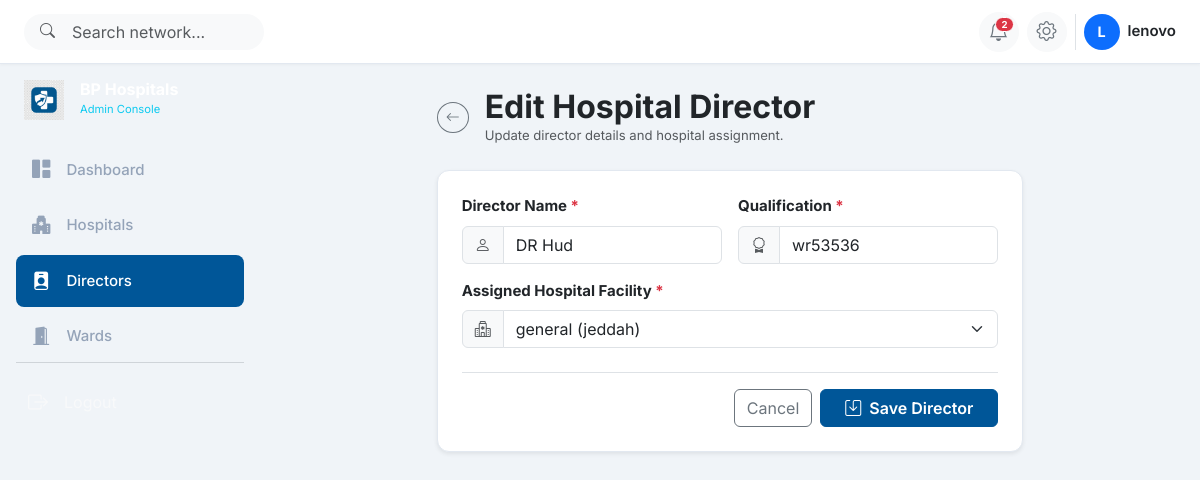
The page /directors/update/1/ (signed in) on the database its author committed.
### directors/models.py (models this page shows, shortened)
class HospitalDirector(models.Model):
    director_id = models.BigAutoField(primary_key=True)
    director_name = models.CharField(
        max_length=150,
        null=False,
        blank=False,
        verbose_name="Director Name",
        help_text="Full name of the medical director (e.g., Dr. Sarah Jenkins)."
    )
    qualification = models.CharField(
        max_length=200,
        null=False,
        blank=False,
        verbose_name="Qualification",
        help_text="Academic/Medical qualifications (e.g., MD, PhD, MHA)."
    )
    hospital = models.OneToOneField(
        Hospital,
        on_delete=models.CASCADE,
        related_name='director',
        null=False,
        blank=False,
        verbose_name="Assigned Hospital",
        help_text="The hospital facility assigned to this director."
    )
    created_at = models.DateTimeField(default=timezone.now, verbose_name="Created At")
    updated_at = models.DateTimeField(auto_now=True, verbose_name="Updated At")
    class Meta:
        verbose_name = "Hospital Director"
        verbose_name_plural = "Hospital Directors"
        ordering = ['-updated_at', 'director_name']

### hospitals/models.py (models this page shows)
class Hospital(models.Model):
    hospital_id = models.BigAutoField(primary_key=True)
    hospital_name = models.CharField(
        max_length=200,
        unique=True,
        null=False,
        blank=False,
        verbose_name="Hospital Name",
        help_text="Unique name of the hospital facility."
    )
    location = models.CharField(
        max_length=255,
        null=False,
        blank=False,
        verbose_name="Location",
        help_text="City/Region location of the hospital."
    )
    founded_year = models.IntegerField(
        null=False,
        blank=False,
        validators=[
            MinValueValidator(1800, message="Founded year cannot be before 1800."),
            MaxValueValidator(current_year(), message="Founded year cannot be in the future.")
        ],
        verbose_name="Founded Year",
        help_text="Year the hospital was established (between 1800 and present)."
    )
    created_at = models.DateTimeField(default=timezone.now, verbose_name="Created At")
    updated_at = models.DateTimeField(auto_now=True, verbose_name="Updated At")
    class Meta:
        verbose_name = "Hospital"
        verbose_name_plural = "Hospitals"
        ordering = ['-updated_at', 'hospital_name']
        constraints = [
            CheckConstraint(
                condition=Q(founded_year__gte=1800) & Q(founded_year__lte=datetime.date.today().year),
                name="check_founded_year_valid"
            )
        ]
    def __str__(self):
        return f"{self.hospital_name} ({self.location})"

### directors/views.py (the view)
# urls.py: path('update/<int:pk>/', DirectorUpdateView.as_view(), name='director_update'),
class DirectorUpdateView(LoginRequiredMixin, SuccessMessageMixin, UpdateView):
    model = HospitalDirector
    form_class = DirectorForm
    template_name = 'directors/director_form.html'
    success_url = reverse_lazy('director_list')
    success_message = "Record updated successfully"
    pk_url_kwarg = 'pk'
    def get_context_data(self, **kwargs):
        context = super().get_context_data(**kwargs)
        context['is_edit'] = True
        return context

### directors/templates/directors/director_form.html (shortened to what this page needs)
{% extends 'base.html' %}
{% block content %}
<div class="row justify-content-center">
    <div class="col-12 col-lg-8">
        <div class="d-flex align-items-center gap-3 mb-4">
            <a href="{% url 'director_list' %}" class="btn btn-outline-secondary btn-sm rounded-circle">
                <i class="bi bi-arrow-left"></i>
            </a>
            <div>
                <h2 class="fw-bold text-dark mb-0">
                    {% if is_edit %}Edit Hospital Director{% else %}Add New Director{% endif %}
                </h2>
                <p class="text-muted small mb-0">
                    {% if is_edit %}Update director details and hospital assignment.{% else %}Assign an executive medical director to a hospital.{% endif %}
                </p>
            </div>
        </div>
        <div class="card bp-card shadow-sm p-4">
            <form method="post" class="needs-validation" novalidate>
                <div class="row g-3">
                    <div class="col-12 col-md-6">
                        <label for="{{ form.director_name.id_for_label }}" class="form-label fw-bold text-dark">
                            Director Name <span class="text-danger">*</span>
                        </label>
                        <div class="input-group has-validation">
                            <span class="input-group-text bg-light"><i class="bi bi-person text-muted"></i></span>
                            <input type="text"
                                   name="{{ form.director_name.name }}"
                                   id="{{ form.director_name.id_for_label }}"
                                   value="{{ form.director_name.value|default:'' }}"
                                   class="form-control {% if form.director_name.errors %}is-invalid{% endif %}"
                                   placeholder="e.g. Dr. Sarah Jenkins"
                                   required
                                   maxlength="150" />
                        </div>
                    </div>
                    <div class="col-12 col-md-6">
                        <label for="{{ form.qualification.id_for_label }}" class="form-label fw-bold text-dark">
                            Qualification <span class="text-danger">*</span>
                        </label>
                        <div class="input-group has-validation">
                            <span class="input-group-text bg-light"><i class="bi bi-award text-muted"></i></span>
                            <input type="text"
                                   name="{{ form.qualification.name }}"
                                   id="{{ form.qualification.id_for_label }}"
                                   value="{{ form.qualification.value|default:'' }}"
                                   class="form-control {% if form.qualification.errors %}is-invalid{% endif %}"
                                   placeholder="e.g. MD, PhD, MHA"
                                   required
                                   maxlength="200" />
                        </div>
                    </div>
                    <div class="col-12">
                        <label for="{{ form.hospital.id_for_label }}" class="form-label fw-bold text-dark">
                            Assigned Hospital Facility <span class="text-danger">*</span>
                        </label>
                        <div class="input-group has-validation">
                            <span class="input-group-text bg-light"><i class="bi bi-hospital text-muted"></i></span>
                            <select name="{{ form.hospital.name }}"
                                    id="{{ form.hospital.id_for_label }}"
                                    class="form-select {% if form.hospital.errors %}is-invalid{% endif %}"
                                    required>
                                {% for choice_val, choice_label in form.hospital.field.choices %}
                                    <option value="{{ choice_val }}" {% if form.hospital.value|stringformat:"s" == choice_val|stringformat:"s" %}selected{% endif %}>
                                        {{ choice_label }}
                                    </option>
                                {% endfor %}
                            </select>
                        </div>
                    </div>
                </div>
                <div class="d-flex justify-content-end gap-2 mt-4 pt-3 border-top">
                    <a href="{% url 'director_list' %}" class="btn btn-outline-secondary">Cancel</a>
                    <button type="submit" class="btn btn-primary px-4 fw-semibold">
                        <i class="bi bi-save me-1"></i> Save Director
                    </button>
                </div>
            </form>
        </div>
    </div>
</div>
{% endblock %}

### templates/base.html (shortened to what this page needs)
{% load static %}
<!DOCTYPE html>
<html lang="en">
<head>
    <link href="https://cdn.jsdelivr.net/npm/bootstrap@5.3.3/dist/css/bootstrap.min.css" rel="stylesheet"/>
    <link href="https://cdn.jsdelivr.net/npm/bootstrap-icons@1.11.3/font/bootstrap-icons.min.css" rel="stylesheet"/>
    <link href="{% static 'css/custom.css' %}" rel="stylesheet"/>
</head>
<body>
    <header class="bp-header fixed-top d-flex align-items-center justify-content-between px-3 px-md-4">
        <div class="d-flex align-items-center gap-3">
            <form action="{% block search_action %}{% url 'hospital_list' %}{% endblock %}" method="get" class="d-none d-sm-flex align-items-center position-relative">
                <input type="text"
                       name="q"
                       value="{{ search_query|default:'' }}"
                       placeholder="Search network..."
                       class="form-control ps-5 rounded-pill bg-light border-0"
                       style="width: 240px;" />
            </form>
        </div>
        <div class="d-flex align-items-center gap-2">
            <div class="dropdown">
                <button class="btn btn-light rounded-circle position-relative d-flex align-items-center justify-content-center"
                        type="button"
                        id="notificationsDropdown"
                        data-bs-toggle="dropdown"
                        data-bs-auto-close="outside"
                        aria-expanded="false"
                        aria-haspopup="true"
                        title="Notifications"
                        style="width:40px;height:40px;">
                    <i class="bi bi-bell fs-5 text-secondary"></i>
                    {% if unread_notifications_count > 0 %}
                        <span class="position-absolute badge rounded-pill bg-danger border border-white"
                              style="top:4px;right:4px;font-size:0.6rem;padding:2px 5px;">
                            {{ unread_notifications_count }}
                        </span>
                    {% endif %}
                </button>
            </div>
            <div class="dropdown">
                <button class="btn btn-light rounded-circle d-flex align-items-center justify-content-center"
                        type="button"
                        id="settingsDropdown"
                        data-bs-toggle="dropdown"
                        aria-expanded="false"
                        aria-haspopup="true"
                        title="Settings"
                        style="width:40px;height:40px;">
                    <i class="bi bi-gear fs-5 text-secondary"></i>
                </button>
            </div>
            <div class="d-flex align-items-center gap-2 ps-2 border-start">
                <div class="rounded-circle bg-primary text-white fw-bold d-flex align-items-center justify-content-center flex-shrink-0"
                     style="width:36px;height:36px;font-size:0.9rem;">
                    {{ user.username|slice:":1"|upper|default:"A" }}
                </div>
                <span class="fw-semibold text-dark d-none d-lg-inline">{{ user.username|default:"Admin" }}</span>
            </div>
        </div>
    </header>
    <div class="offcanvas-md offcanvas-start bp-sidebar"
         tabindex="-1"
         id="sidebarOffcanvas"
         aria-labelledby="sidebarOffcanvasLabel">
        <div class="offcanvas-body d-flex flex-column p-3">
            <div class="d-none d-md-flex align-items-center gap-3 mb-4 px-2">
                <img src="{% static 'img/logo_icon.png' %}" alt="BP Hospitals" style="height:40px;width:auto;" />
                <div>
                    <h1 class="text-white fw-bold h6 mb-0 lh-1">BP Hospitals</h1>
                    <small class="text-info" style="font-size:0.7rem;">Admin Console</small>
                </div>
            </div>
            <nav class="nav nav-pills flex-column gap-1 flex-grow-1">
                <a href="{% url 'dashboard' %}"
                   class="nav-link d-flex align-items-center gap-3
                          {% if request.resolver_match.url_name == 'dashboard' or request.resolver_match.url_name == 'dashboard_alias' %}active{% endif %}">
                    <i class="bi bi-grid-1x2-fill"></i>
                    <span>Dashboard</span>
                </a>
                <a href="{% url 'hospital_list' %}"
                   class="nav-link d-flex align-items-center gap-3
                          {% if 'hospital' in request.resolver_match.url_name %}active{% endif %}">
                    <i class="bi bi-hospital-fill"></i>
                    <span>Hospitals</span>
                </a>
                <a href="{% url 'director_list' %}"
                   class="nav-link d-flex align-items-center gap-3
                          {% if 'director' in request.resolver_match.url_name %}active{% endif %}">
                    <i class="bi bi-person-badge-fill"></i>
                    <span>Directors</span>
                </a>
                <a href="{% url 'ward_list' %}"
                   class="nav-link d-flex align-items-center gap-3
                          {% if 'ward' in request.resolver_match.url_name %}active{% endif %}">
                    <i class="bi bi-door-open-fill"></i>
                    <span>Wards</span>
                </a>
            </nav>
            <div class="pt-3 border-top border-secondary border-opacity-25">
                <form action="{% url 'logout' %}" method="post">
                    <button type="submit"
                            class="btn btn-outline-light w-100 d-flex align-items-center gap-3 border-0 py-2 text-start">
                        <i class="bi bi-box-arrow-right fs-5"></i>
                        <span>Logout</span>
                    </button>
                </form>
            </div>
        </div>
    </div>
    <main class="bp-main-content">
        <div class="container-fluid px-3 px-md-4 py-3 py-md-4">
            {% block content %}{% endblock %}
        </div>
    </main>
</body>
</html>

### static/css/custom.css (style rules this page uses)
:root { --bp-primary: #005698; --bp-primary-dk: #003e6f; --bp-primary-lt: #e8f1f8; --bp-secondary: #006a69; --bp-accent: #0f6fbe; --bp-sidebar-bg: #1e293b; --bp-bg: #f0f4f8; --bp-surface: #ffffff; --bp-border: #e2e8f0; --bp-text: #0f172a; --bp-muted: #64748b; --sidebar-width: 260px; --header-height: 64px; }
body { background-color: var(--bp-bg); color: var(--bp-text); font-family: 'Inter', system-ui, -apple-system, sans-serif; font-size: 0.9375rem; }
.bp-header { height: var(--header-height); background-color: var(--bp-surface); border-bottom: 1px solid var(--bp-border); box-shadow: 0 1px 3px rgba(0,0,0,0.04); z-index: 1040 !important; }
.bp-sidebar { width: var(--sidebar-width) !important; background-color: var(--bp-sidebar-bg); color: #f8fafc; }
@media (min-width: 768px) { .bp-sidebar { position: fixed !important; top: var(--header-height); left: 0; bottom: 0; z-index: 1030; overflow-y: auto; } }
.bp-sidebar .nav-link { color: #94a3b8; font-weight: 500; border-radius: 0.5rem; padding: 0.75rem 1rem; transition: color 0.15s ease-in-out, background-color 0.15s ease-in-out; }
.bp-sidebar .nav-link i { font-size: 1.15rem; flex-shrink: 0; }
.bp-sidebar .nav-link.active { color: #ffffff; background-color: var(--bp-primary); }
@media (min-width: 768px) { .bp-main-content { margin-left: var(--sidebar-width); padding-top: var(--header-height); min-height: 100vh; } }
.bp-card { background-color: var(--bp-surface); border: 1px solid var(--bp-border); border-radius: 0.75rem; box-shadow: 0 1px 3px rgba(0,0,0,0.05); transition: box-shadow 0.2s ease; }
.btn-primary { background-color: var(--bp-primary); border-color: var(--bp-primary); }

### rows shown on the page
HospitalDirector: director_name "DR Hud", qualification "wr53536"
Hospital: hospital "general (jeddah)"

### other values the page prints
{{ unread_notifications_count }} "2"
{{ user.username|slice:":1"|upper|default:"A" }} "L"
{{ user.username|default:"Admin" }} "lenovo"
